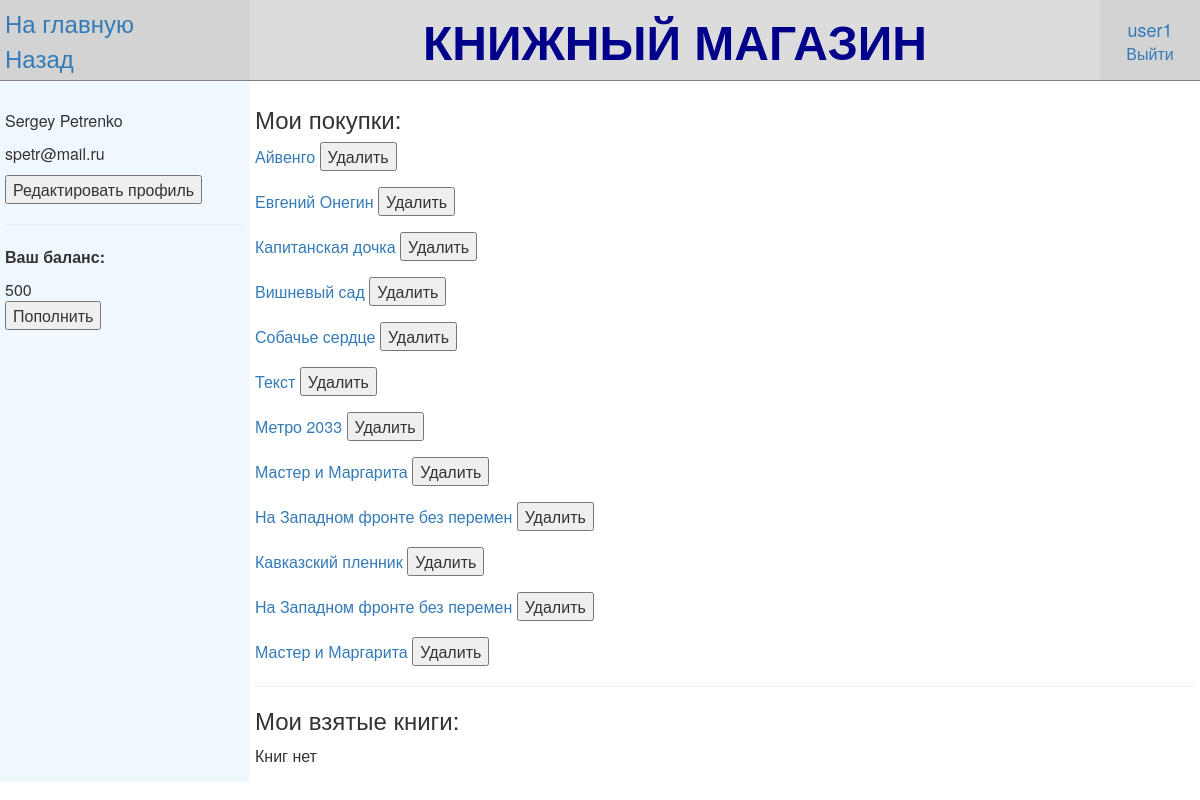
/profile/ (signed in), run on an earlier commit of the app's database.
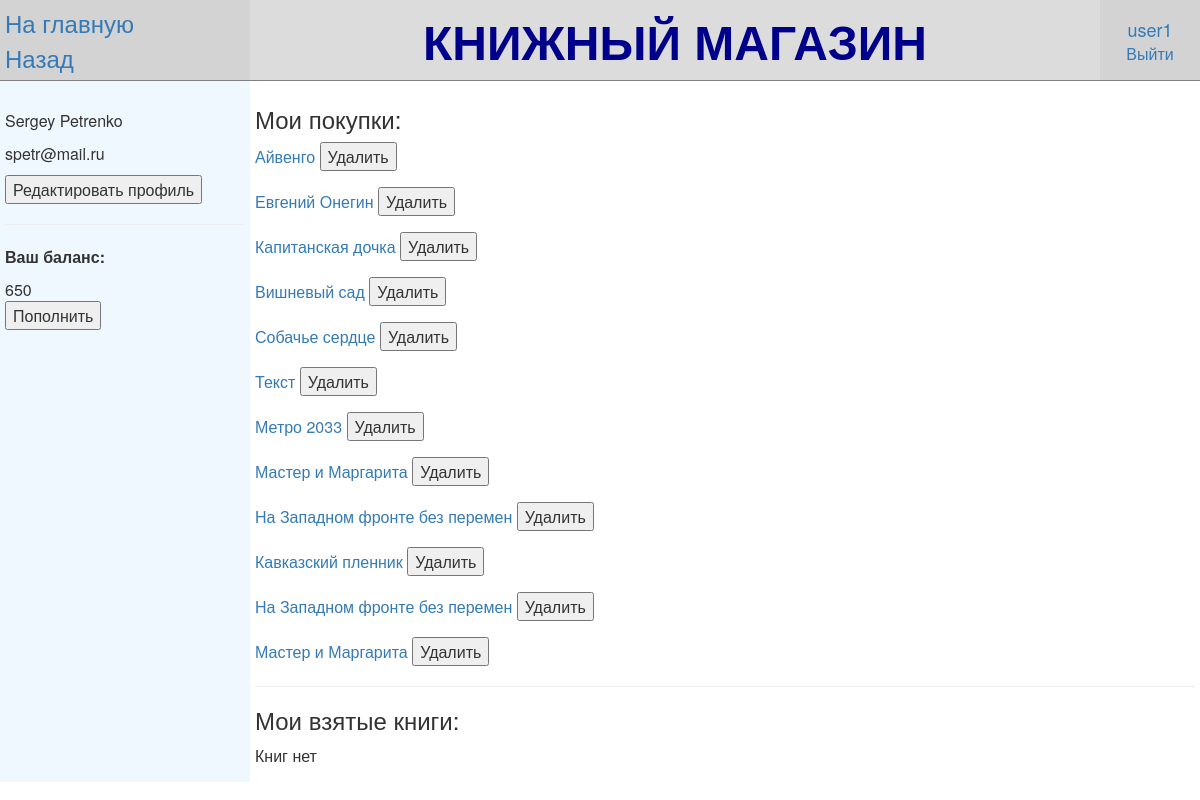
And on a later commit of the database.
### bookstore_app/models.py (models this page shows, shortened)
class UserMoney(models.Model):
    user=models.OneToOneField(User, on_delete=models.CASCADE)
    money=models.IntegerField(default=0, validators=[MinValueValidator(0), MaxValueValidator(2147483647)], null=True, verbose_name="Баланс")

### bookstore_app/views.py (the view)
# urls.py: path('profile/', views.profileuser, name='profile'),
@login_required(login_url='login')
def profileuser(request):
    buys=Buy.objects.filter(user=request.user)
    rents=Rent.objects.filter(user=request.user)
    money=UserMoney.objects.get(user=request.user)
    return render (request, "profile.html",
        context={
        "buys": buys,
        "rents": rents,
        "money": money,
        })

### bookstore_app/models.py (called while the page is built)
    def __str__(self):
        return self.title

    def get_absolute_url(self):
        return reverse ("book_info", args=[str(self.id)])

### bookstore_app/templates/profile.html (shortened to what this page needs)
{%extends "base_template.html"%}
{%block navigate%}
<form action="{% url 'user_update' %}">
    <p>{{user.first_name}} {{user.last_name}}</p>
    <p>{{user.email}}</p>
    <p><input type="submit" value="Редактировать профиль" name="butuserupdate"/></p>
</form>
<hr>
<form action="{% url 'money_plus' %}" method="get">
    <p><b>Ваш баланс:</b></p>
    {{money.money}}
    <p><input type="submit" value="Пополнить" name="butmoney"/></p>
</form>
{%endblock%}
{%block view%}
    <h3>Мои покупки:</h3>
        {%if buys%}
            {%for item in buys%}
            <form action="{% url 'buydelete' item.id%}" method="post">
                <p><a href="{{item.book.get_absolute_url}}">{{item.book}}</a>    <input type="submit" value="Удалить" name="butdelete"/></p>
            </form>
            {%endfor%}
        {%else%}
            <p>Покупок нет</p>
        {%endif%}
        <hr>
        <h3>Мои взятые книги:</h3>
        {%if rents%}
            {%for item in rents%}
            <form action="{% url 'bookreturn' item.id%}" method="post">
                {% csrf_token %}
                {%if item.day_of_return > 0%}
                    <p><a href="{{item.book.get_absolute_url}}">{{item.book}}</a>    (осталось {{item.day_of_return}} дней)  <input type="submit" value="Вернуть" name="butreturn"/></p>
                {%elif item.day_of_return == 0%}
                    <p><a href="{{item.book.get_absolute_url}}">{{item.book}}</a>    (вернуть сегодня)  <input type="submit" value="Вернуть" name="butreturn"/></p>
                {%elif item.day_of_return < 0%}
                    <p><a href="{{item.book.get_absolute_url}}">{{item.book}}</a>    <font color="red">просрочена!</font>  <input type="submit" value="Вернуть" name="butreturn"/></p>
                {%endif%}
            </form>
            {%endfor%}
        {%else%}
            <p>Книг нет</p>
        {%endif%}
{%endblock%}

What changed in the data, as far as the page shows it:
changed UserMoney: money "500" → "650"
